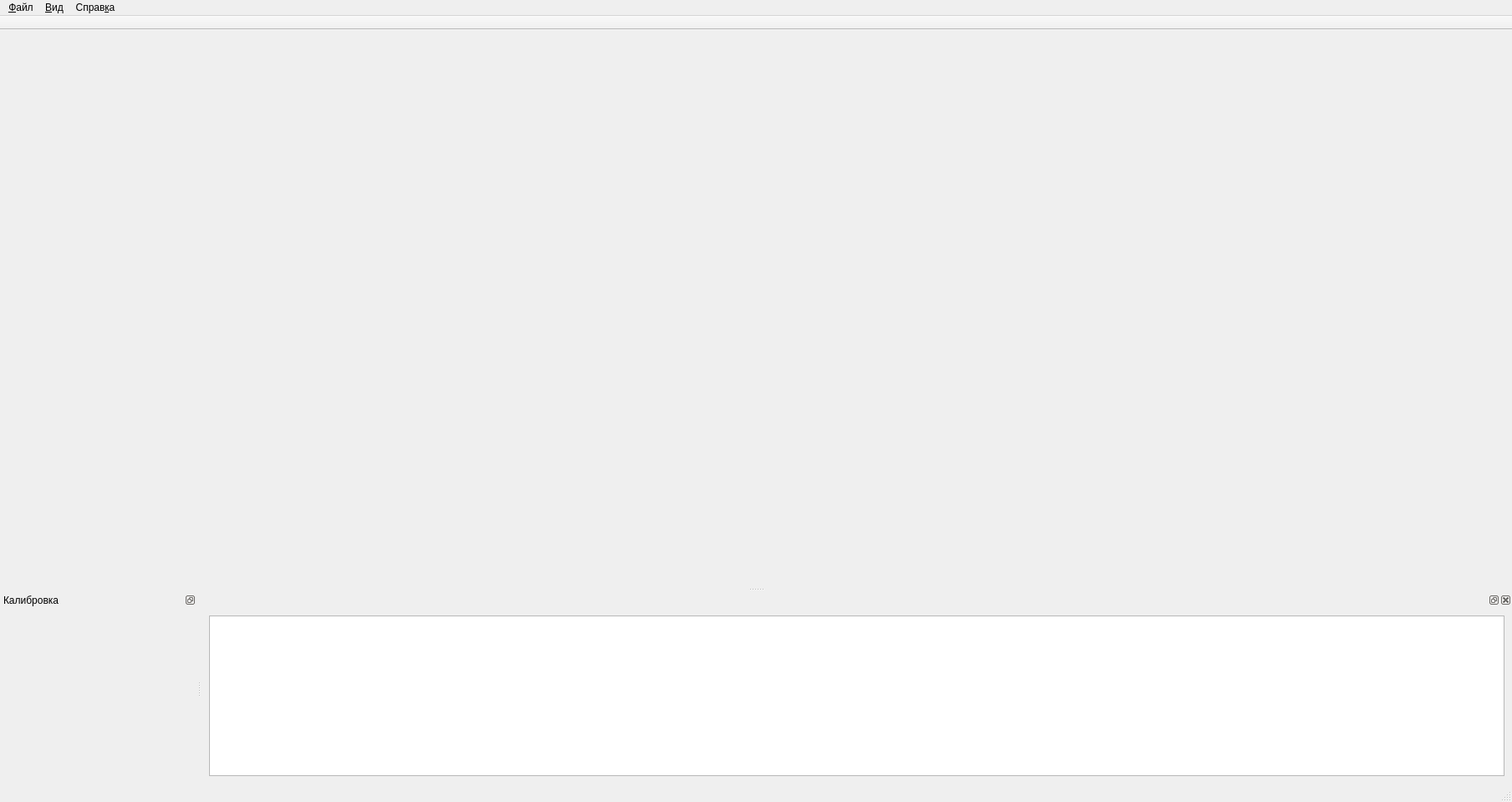
<?xml version="1.0" encoding="UTF-8"?>
<ui version="4.0">
 <class>MainWindow</class>
 <widget class="QMainWindow" name="MainWindow">
  <property name="geometry">
   <rect>
    <x>0</x>
    <y>0</y>
    <width>1808</width>
    <height>959</height>
   </rect>
  </property>
  <property name="windowTitle">
   <string>Роботизированный комплекс лазерной обработки</string>
  </property>
  <property name="iconSize">
   <size>
    <width>48</width>
    <height>48</height>
   </size>
  </property>
  <widget class="QWidget" name="centralwidget">
   <layout class="QVBoxLayout" name="verticalLayout">
    <item>
     <widget class="CMainViewport" name="mainView" native="true"/>
    </item>
   </layout>
  </widget>
  <widget class="QMenuBar" name="menubar">
   <property name="geometry">
    <rect>
     <x>0</x>
     <y>0</y>
     <width>1808</width>
     <height>24</height>
    </rect>
   </property>
   <widget class="QMenu" name="menuFile">
    <property name="title">
     <string>&amp;Файл</string>
    </property>
    <addaction name="separator"/>
    <addaction name="actionImport"/>
    <addaction name="separator"/>
    <addaction name="actionExit"/>
   </widget>
   <widget class="QMenu" name="menuView">
    <property name="title">
     <string>&amp;Вид</string>
    </property>
    <widget class="QMenu" name="menuMSAA">
     <property name="title">
      <string>MSAA</string>
     </property>
     <addaction name="actionMSAA_Off"/>
     <addaction name="actionMSAA_2X"/>
     <addaction name="actionMSAA_4X"/>
     <addaction name="actionMSAA_8X"/>
    </widget>
    <addaction name="actionShading"/>
    <addaction name="menuMSAA"/>
    <addaction name="actionFPS"/>
    <addaction name="separator"/>
    <addaction name="actionClearJrnl"/>
    <addaction name="actionCalib"/>
   </widget>
   <widget class="QMenu" name="menuHelp">
    <property name="title">
     <string>Справ&amp;ка</string>
    </property>
    <addaction name="actionHelp"/>
    <addaction name="actionAbout"/>
   </widget>
   <addaction name="menuFile"/>
   <addaction name="menuView"/>
   <addaction name="menuHelp"/>
  </widget>
  <widget class="QStatusBar" name="statusbar"/>
  <widget class="QDockWidget" name="dockSettings">
   <property name="sizePolicy">
    <sizepolicy hsizetype="Preferred" vsizetype="Preferred">
     <horstretch>0</horstretch>
     <verstretch>0</verstretch>
    </sizepolicy>
   </property>
   <property name="features">
    <set>QDockWidget::DockWidgetFloatable|QDockWidget::DockWidgetMovable</set>
   </property>
   <property name="windowTitle">
    <string>Калибровка</string>
   </property>
   <attribute name="dockWidgetArea">
    <number>8</number>
   </attribute>
   <widget class="CGuiSettingsWidget" name="wSettings"/>
  </widget>
  <widget class="QDockWidget" name="dockJournal">
   <property name="sizePolicy">
    <sizepolicy hsizetype="Expanding" vsizetype="Preferred">
     <horstretch>0</horstretch>
     <verstretch>0</verstretch>
    </sizepolicy>
   </property>
   <attribute name="dockWidgetArea">
    <number>8</number>
   </attribute>
   <widget class="QWidget" name="dockWidgetContents_3">
    <layout class="QVBoxLayout" name="verticalLayout_2">
     <item>
      <widget class="QTextEdit" name="teJrnl">
       <property name="sizePolicy">
        <sizepolicy hsizetype="Expanding" vsizetype="Expanding">
         <horstretch>0</horstretch>
         <verstretch>0</verstretch>
        </sizepolicy>
       </property>
       <property name="font">
        <font>
         <family>Source Code Pro</family>
         <pointsize>16</pointsize>
        </font>
       </property>
       <property name="lineWrapMode">
        <enum>QTextEdit::NoWrap</enum>
       </property>
       <property name="readOnly">
        <bool>true</bool>
       </property>
       <property name="html">
        <string>&lt;!DOCTYPE HTML PUBLIC &quot;-//W3C//DTD HTML 4.0//EN&quot; &quot;http://www.w3.org/TR/REC-html40/strict.dtd&quot;&gt;
&lt;html&gt;&lt;head&gt;&lt;meta name=&quot;qrichtext&quot; content=&quot;1&quot; /&gt;&lt;style type=&quot;text/css&quot;&gt;
p, li { white-space: pre-wrap; }
&lt;/style&gt;&lt;/head&gt;&lt;body style=&quot; font-family:'Source Code Pro'; font-size:16pt; font-weight:400; font-style:normal;&quot;&gt;
&lt;p style=&quot;-qt-paragraph-type:empty; margin-top:0px; margin-bottom:0px; margin-left:0px; margin-right:0px; -qt-block-indent:0; text-indent:0px; font-size:18pt;&quot;&gt;&lt;br /&gt;&lt;/p&gt;&lt;/body&gt;&lt;/html&gt;</string>
       </property>
      </widget>
     </item>
    </layout>
   </widget>
  </widget>
  <widget class="QToolBar" name="toolBar">
   <property name="windowTitle">
    <string>toolBar</string>
   </property>
   <property name="movable">
    <bool>false</bool>
   </property>
   <property name="floatable">
    <bool>false</bool>
   </property>
   <attribute name="toolBarArea">
    <enum>TopToolBarArea</enum>
   </attribute>
   <attribute name="toolBarBreak">
    <bool>false</bool>
   </attribute>
  </widget>
  <action name="actionImport">
   <property name="text">
    <string>Импорт...</string>
   </property>
  </action>
  <action name="actionExit">
   <property name="text">
    <string>Выход</string>
   </property>
  </action>
  <action name="actionCalibApend">
   <property name="text">
    <string>Добавить точку</string>
   </property>
  </action>
  <action name="actionCalibReset">
   <property name="text">
    <string>Сброс</string>
   </property>
  </action>
  <action name="actionAbout">
   <property name="text">
    <string>О Программе</string>
   </property>
  </action>
  <action name="actionShading">
   <property name="checkable">
    <bool>true</bool>
   </property>
   <property name="checked">
    <bool>true</bool>
   </property>
   <property name="text">
    <string>Шейдинг</string>
   </property>
  </action>
  <action name="actionCalib">
   <property name="checkable">
    <bool>true</bool>
   </property>
   <property name="text">
    <string>Калибровка</string>
   </property>
  </action>
  <action name="actionHelp">
   <property name="text">
    <string>Помощь</string>
   </property>
  </action>
  <action name="actionMSAA_Off">
   <property name="checkable">
    <bool>true</bool>
   </property>
   <property name="text">
    <string>Откл</string>
   </property>
  </action>
  <action name="actionMSAA_2X">
   <property name="checkable">
    <bool>true</bool>
   </property>
   <property name="text">
    <string>MSAA 2X</string>
   </property>
  </action>
  <action name="actionMSAA_4X">
   <property name="checkable">
    <bool>true</bool>
   </property>
   <property name="text">
    <string>MSAA 4X</string>
   </property>
  </action>
  <action name="actionMSAA_8X">
   <property name="checkable">
    <bool>true</bool>
   </property>
   <property name="text">
    <string>MSAA 8X</string>
   </property>
  </action>
  <action name="actionFPS">
   <property name="checkable">
    <bool>true</bool>
   </property>
   <property name="checked">
    <bool>false</bool>
   </property>
   <property name="text">
    <string>Счетчик FPS</string>
   </property>
  </action>
  <action name="actionClearJrnl">
   <property name="text">
    <string>Очистить журнал</string>
   </property>
  </action>
 </widget>
 <customwidgets>
  <customwidget>
   <class>CMainViewport</class>
   <extends>QWidget</extends>
   <header>cmainviewport.h</header>
   <container>1</container>
  </customwidget>
  <customwidget>
   <class>CGuiSettingsWidget</class>
   <extends>QWidget</extends>
   <header>cguisettingswidget.h</header>
   <container>1</container>
  </customwidget>
 </customwidgets>
 <resources/>
 <connections/>
</ui>
